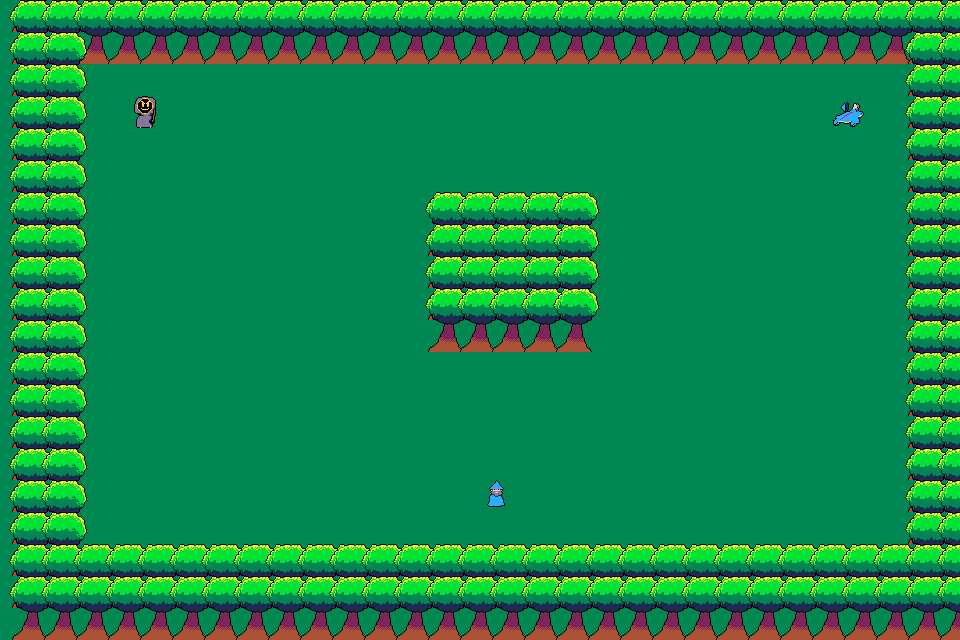

Tiled map render using the project's own tile images. Description and the whole map definition, tile-layer contents included, below:
An orthogonal 30x20 tile map with 32x32 px tiles, 2 tile layers (Tile Layer 2, Object Layer).

<map version="1.9" tiledversion="1.9.2" orientation="orthogonal" renderorder="right-down" width="30" height="20" tilewidth="32" tileheight="32" infinite="0" nextlayerid="3" nextobjectid="1">
 <tileset firstgid="1" source="Celestilyne.tsx" />
 <layer id="2" name="Tile Layer 2" width="30" height="20">
  <data encoding="csv">
8,8,8,8,8,8,8,8,8,8,8,8,8,8,8,8,8,8,8,8,8,8,8,8,8,8,8,8,8,8,
8,8,8,8,8,8,8,8,8,8,8,8,8,8,8,8,8,8,8,8,8,8,8,8,8,8,8,8,8,8,
8,8,8,8,8,8,8,8,8,8,8,8,8,8,8,8,8,8,8,8,8,8,8,8,8,8,8,8,8,8,
8,8,8,8,8,8,8,8,8,8,8,8,8,8,8,8,8,8,8,8,8,8,8,8,8,8,8,8,8,8,
8,8,8,8,8,8,8,8,8,8,8,8,8,8,8,8,8,8,8,8,8,8,8,8,8,8,8,8,8,8,
8,8,8,8,8,8,8,8,8,8,8,8,8,8,8,8,8,8,8,8,8,8,8,8,8,8,8,8,8,8,
8,8,8,8,8,8,8,8,8,8,8,8,8,8,8,8,8,8,8,8,8,8,8,8,8,8,8,8,8,8,
8,8,8,8,8,8,8,8,8,8,8,8,8,8,8,8,8,8,8,8,8,8,8,8,8,8,8,8,8,8,
8,8,8,8,8,8,8,8,8,8,8,8,8,8,8,8,8,8,8,8,8,8,8,8,8,8,8,8,8,8,
8,8,8,8,8,8,8,8,8,8,8,8,8,8,8,8,8,8,8,8,8,8,8,8,8,8,8,8,8,8,
8,8,8,8,8,8,8,8,8,8,8,8,8,8,8,8,8,8,8,8,8,8,8,8,8,8,8,8,8,8,
8,8,8,8,8,8,8,8,8,8,8,8,8,8,8,8,8,8,8,8,8,8,8,8,8,8,8,8,8,8,
8,8,8,8,8,8,8,8,8,8,8,8,8,8,8,8,8,8,8,8,8,8,8,8,8,8,8,8,8,8,
8,8,8,8,8,8,8,8,8,8,8,8,8,8,8,8,8,8,8,8,8,8,8,8,8,8,8,8,8,8,
8,8,8,8,8,8,8,8,8,8,8,8,8,8,8,8,8,8,8,8,8,8,8,8,8,8,8,8,8,8,
8,8,8,8,8,8,8,8,8,8,8,8,8,8,8,8,8,8,8,8,8,8,8,8,8,8,8,8,8,8,
8,8,8,8,8,8,8,8,8,8,8,8,8,8,8,8,8,8,8,8,8,8,8,8,8,8,8,8,8,8,
8,8,8,8,8,8,8,8,8,8,8,8,8,8,8,8,8,8,8,8,8,8,8,8,8,8,8,8,8,8,
8,8,8,8,8,8,8,8,8,8,8,8,8,8,8,8,8,8,8,8,8,8,8,8,8,8,8,8,8,8,
8,8,8,8,8,8,8,8,8,8,8,8,8,8,8,8,8,8,8,8,8,8,8,8,8,8,8,8,8,8
</data>
 </layer>
 <layer id="1" name="Object Layer" width="30" height="20">
  <data encoding="csv">
7,7,7,7,7,7,7,7,7,7,7,7,7,7,7,7,7,7,7,7,7,7,7,7,7,7,7,7,7,7,
7,7,7,7,7,7,7,7,7,7,7,7,7,7,7,7,7,7,7,7,7,7,7,7,7,7,7,7,7,7,
7,7,0,0,0,0,0,0,0,0,0,0,0,0,0,0,0,0,0,0,0,0,0,0,0,0,0,0,7,7,
7,7,0,0,5,0,0,0,0,0,0,0,0,0,0,0,0,0,0,0,0,0,0,0,0,0,4,0,7,7,
7,7,0,0,0,0,0,0,0,0,0,0,0,0,0,0,0,0,0,0,0,0,0,0,0,0,0,0,7,7,
7,7,0,0,0,0,0,0,0,0,0,0,0,0,0,0,0,0,0,0,0,0,0,0,0,0,0,0,7,7,
7,7,0,0,0,0,0,0,0,0,0,0,0,0,0,0,0,0,0,0,0,0,0,0,0,0,0,0,7,7,
7,7,0,0,0,0,0,0,0,0,0,0,0,7,7,7,7,7,0,0,0,0,0,0,0,0,0,0,7,7,
7,7,0,0,0,0,0,0,0,0,0,0,0,7,7,7,7,7,0,0,0,0,0,0,0,0,0,0,7,7,
7,7,0,0,0,0,0,0,0,0,0,0,0,7,7,7,7,7,0,0,0,0,0,0,0,0,0,0,7,7,
7,7,0,0,0,0,0,0,0,0,0,0,0,7,7,7,7,7,0,0,0,0,0,0,0,0,0,0,7,7,
7,7,0,0,0,0,0,0,0,0,0,0,0,0,0,0,0,0,0,0,0,0,0,0,0,0,0,0,7,7,
7,7,0,0,0,0,0,0,0,0,0,0,0,0,0,0,0,0,0,0,0,0,0,0,0,0,0,0,7,7,
7,7,0,0,0,0,0,0,0,0,0,0,0,0,0,0,0,0,0,0,0,0,0,0,0,0,0,0,7,7,
7,7,0,0,0,0,0,0,0,0,0,0,0,0,0,0,0,0,0,0,0,0,0,0,0,0,0,0,7,7,
7,7,0,0,0,0,0,0,0,0,0,0,0,0,0,6,0,0,0,0,0,0,0,0,0,0,0,0,7,7,
7,7,0,0,0,0,0,0,0,0,0,0,0,0,0,0,0,0,0,0,0,0,0,0,0,0,0,0,7,7,
7,7,0,0,0,0,0,0,0,0,0,0,0,0,0,0,0,0,0,0,0,0,0,0,0,0,0,0,7,7,
7,7,7,7,7,7,7,7,7,7,7,7,7,7,7,7,7,7,7,7,7,7,7,7,7,7,7,7,7,7,
7,7,7,7,7,7,7,7,7,7,7,7,7,7,7,7,7,7,7,7,7,7,7,7,7,7,7,7,7,7
</data>
 </layer>
</map>